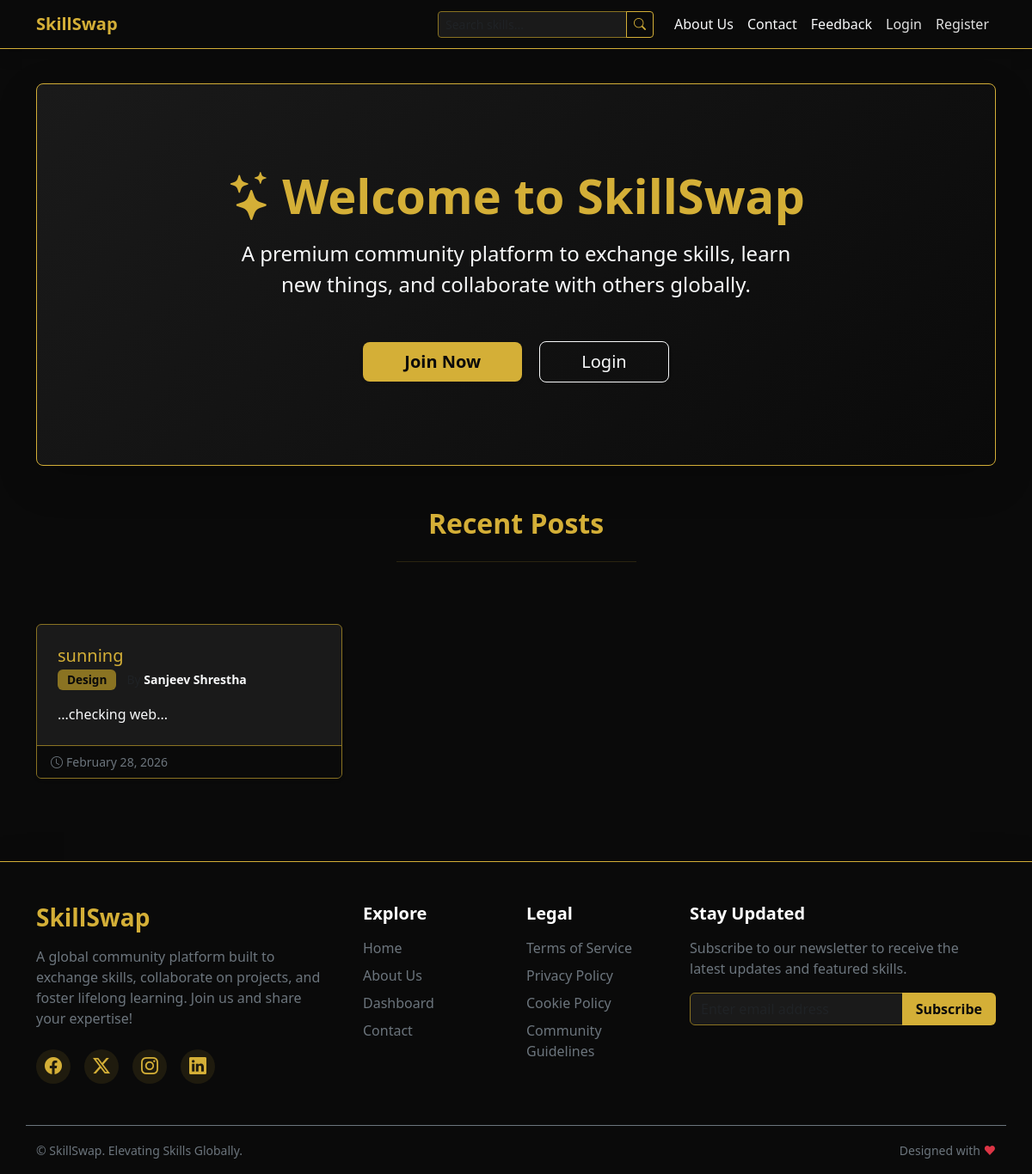
Page /home on the earlier database version.
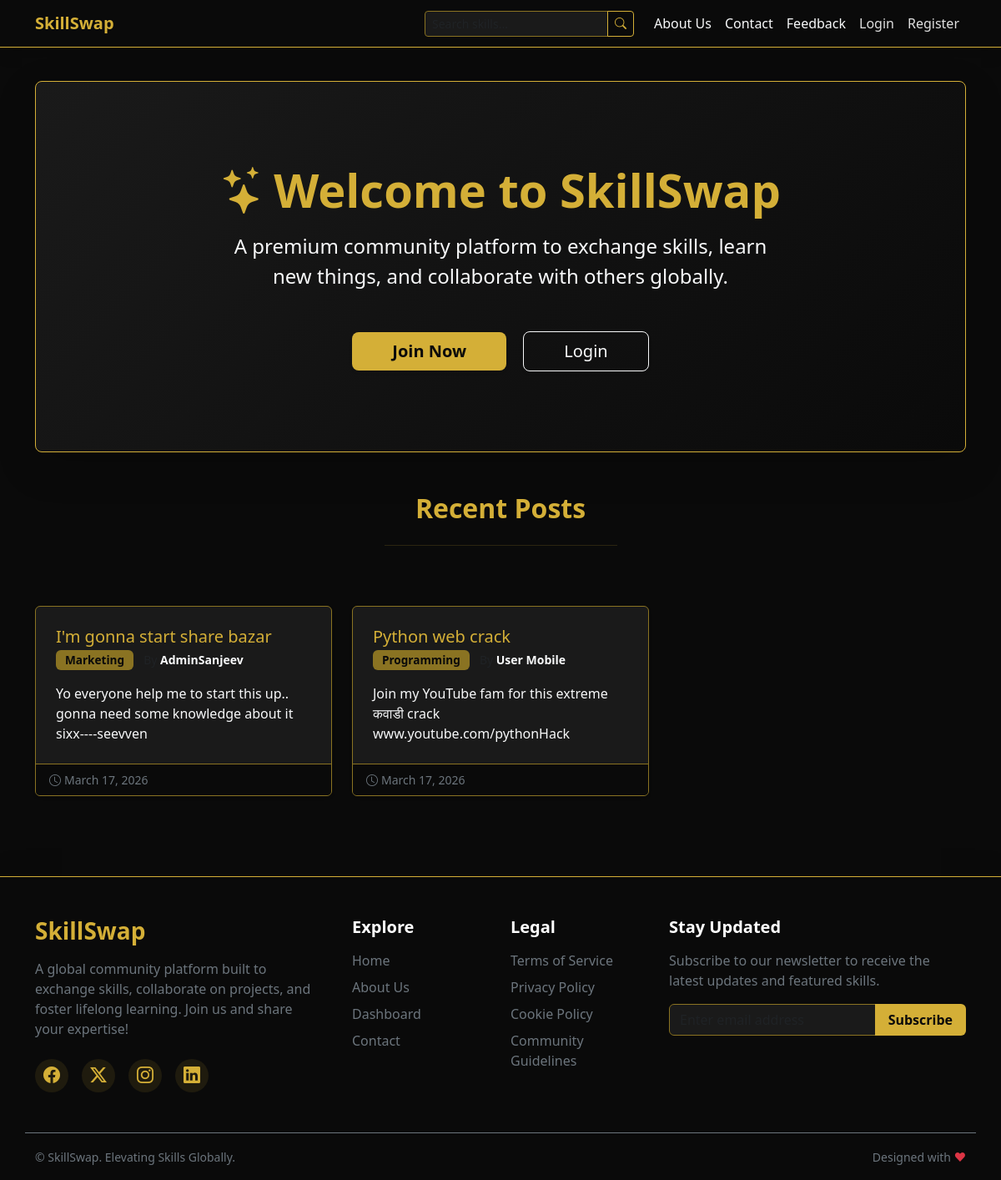
Same page on the later database version.
### models.py (models this page shows)
class Skill(db.Model):
    id = db.Column(db.Integer, primary_key=True)
    title = db.Column(db.String(100), nullable=False)
    description = db.Column(db.Text, nullable=False)
    date_posted = db.Column(db.DateTime, nullable=False, default=datetime.utcnow)
    user_id = db.Column(db.Integer, db.ForeignKey('user.id'), nullable=False)
    category_id = db.Column(db.Integer, db.ForeignKey('category.id'), nullable=False)

class Category(db.Model):
    id = db.Column(db.Integer, primary_key=True)
    name = db.Column(db.String(50), unique=True, nullable=False)
    skills = db.relationship('Skill', backref='category', lazy=True)

class User(db.Model, UserMixin):
    id = db.Column(db.Integer, primary_key=True)
    username = db.Column(db.String(20), unique=True, nullable=False)
    email = db.Column(db.String(120), unique=True, nullable=False)
    password = db.Column(db.String(60), nullable=False)
    is_admin = db.Column(db.Boolean, default=False)
    skills = db.relationship('Skill', backref='author', lazy=True)

### app.py (the view)
@app.route("/")
@app.route("/home")
def home():
    skills = Skill.query.order_by(Skill.date_posted.desc()).limit(6).all()
    return render_template('index.html', skills=skills)

### templates/index.html (shortened to what this page needs)
{% extends "base.html" %}
{% block content %}
<div class="p-5 mb-5 bg-darkest border border-gold shadow-lg rounded-3 text-center hero-section">
    <div class="container-fluid py-5">
        <h1 class="display-4 fw-bold text-gold mb-3"><i class="bi bi-stars me-2"></i>Welcome to SkillSwap</h1>
        <p class="col-md-8 mx-auto fs-4 text-light">
            A premium community platform to exchange skills, learn new things, and collaborate with others globally.
        </p>
        <div class="mt-5">
            {% if not current_user.is_authenticated %}
            <a href="{{ url_for('register') }}" class="btn btn-gold btn-lg px-5 shadow-sm fw-bold">Join Now</a>
            <a href="{{ url_for('login') }}" class="btn btn-outline-light btn-lg ms-3 px-5 shadow-sm">Login</a>
            {% else %}
            <a href="{{ url_for('new_skill') }}" class="btn btn-gold btn-lg px-4 shadow-sm fw-bold"><i
                    class="bi bi-plus-circle-fill me-2"></i>Post a Skill</a>
            <a href="{{ url_for('dashboard') }}" class="btn btn-outline-light btn-lg ms-3 px-4 shadow-sm">My
                Dashboard</a>
            {% endif %}
        </div>
    </div>
</div>
<div class="row mb-4">
    <div class="col-12 text-center">
        <h2 class="text-gold fw-bold mb-4">Recent Posts</h2>
        <hr class="border-gold-subtle mx-auto w-25 mb-5">
    </div>
</div>
<div class="row g-4 mb-5">
    {% if skills %}
    {% for skill in skills %}
    <div class="col-md-4">
        <div class="card h-100 shadow-sm skill-card border-gold-subtle bg-dark">
            <div class="card-body p-4">
                <h5 class="card-title text-gold">{{ skill.title }}</h5>
                <h6 class="card-subtitle mb-3 text-muted">
                    <span class="badge bg-secondary">{{ skill.category.name }}</span>
                    <small class="ms-2">By <span class="text-light fw-bold">{{ skill.author.username }}</span></small>
                </h6>
                <p class="card-text text-light">{{ skill.description|truncate(120) }}</p>
            </div>
            <div
                class="card-footer bg-darkest border-top border-gold-subtle d-flex justify-content-between align-items-center">
                <small class="text-secondary"><i class="bi bi-clock me-1"></i>{{ skill.date_posted.strftime('%B %d, %Y')
                    }}</small>
            </div>
        </div>
    </div>
    {% endfor %}
    {% else %}
    <div class="col-12">
        <div class="alert alert-info bg-darkest border-gold text-center text-light">
            No skills have been posted yet. Be the first to share your expertise!
        </div>
    </div>
    {% endif %}
</div>
{% endblock %}

### templates/base.html (shortened to what this page needs)
<!DOCTYPE html>
<html lang="en">
<head>
    <link href="https://cdn.jsdelivr.net/npm/bootstrap@5.3.0/dist/css/bootstrap.min.css" rel="stylesheet">
    <link rel="stylesheet" href="{{ url_for('static', filename='css/style.css') }}">
    <link rel="stylesheet" href="https://cdn.jsdelivr.net/npm/bootstrap-icons@1.11.1/font/bootstrap-icons.css">
</head>
<body>
    <nav class="navbar navbar-expand-lg navbar-dark bg-darkest border-bottom border-gold mb-4 shadow">
        <div class="container">
            <a class="navbar-brand text-gold fw-bold" href="{{ url_for('home') }}">SkillSwap</a>
            <div class="collapse navbar-collapse" id="navbarNav">
                <ul class="navbar-nav ms-auto align-items-lg-center">
                    <li class="nav-item me-lg-3 my-2 my-lg-0">
                        <form action="{{ url_for('search') }}" method="GET" class="d-flex">
                            <div class="input-group input-group-sm">
                                <input class="form-control bg-dark border-gold-subtle text-light" type="search"
                                    placeholder="Search skills..." aria-label="Search" name="q">
                                <button class="btn btn-outline-gold" type="submit"><i class="bi bi-search"></i></button>
                            </div>
                        </form>
                    </li>
                    <li class="nav-item">
                        <a class="nav-link text-light" href="{{ url_for('about') }}">About Us</a>
                    </li>
                    <li class="nav-item">
                        <a class="nav-link text-light" href="{{ url_for('contact') }}">Contact</a>
                    </li>
                    <li class="nav-item">
                        <a class="nav-link text-light" href="{{ url_for('feedback') }}">Feedback</a>
                    </li>
                    {% if current_user.is_authenticated %}
                    <li class="nav-item">
                        <a class="nav-link" href="{{ url_for('dashboard') }}">Dashboard</a>
                    </li>
                    <li class="nav-item">
                        <a class="nav-link" href="{{ url_for('new_skill') }}">Add Skill</a>
                    </li>
                    <li class="nav-item dropdown">
                        <a class="nav-link dropdown-toggle" href="#" id="navbarDropdown" role="button"
                            data-bs-toggle="dropdown" aria-expanded="false">
                            <i class="bi bi-person-fill text-gold me-1"></i>{{ current_user.username }}
                        </a>
                        <ul class="dropdown-menu dropdown-menu-end bg-dark border-gold-subtle shadow"
                            aria-labelledby="navbarDropdown">
                            {% if current_user.is_admin %}
                            <li><a class="dropdown-item text-gold fw-bold transition-hover"
                                    href="{{ url_for('admin_panel') }}"><i class="bi bi-shield-lock-fill me-2"></i>Admin
                                    Panel</a></li>
                            <li>
                                <hr class="dropdown-divider border-gold-subtle">
                            </li>
                            {% endif %}
                            <li><a class="dropdown-item text-light transition-hover"
                                    href="{{ url_for('account') }}">Profile Settings</a></li>
                            <li>
                                <hr class="dropdown-divider border-gold-subtle">
                            </li>
                            <li><a class="dropdown-item text-danger transition-hover" href="{{ url_for('logout') }}"><i
                                        class="bi bi-box-arrow-right me-2"></i>Logout</a></li>
                        </ul>
                    </li>
                    {% else %}
                    <li class="nav-item">
                        <a class="nav-link" href="{{ url_for('login') }}">Login</a>
                    </li>
                    <li class="nav-item">
                        <a class="nav-link" href="{{ url_for('register') }}">Register</a>
                    </li>
                    {% endif %}
                </ul>
            </div>
        </div>
    </nav>
    <div class="container main-content">
        {% block content %}{% endblock %}
    </div>
    <footer class="bg-darkest text-white mt-auto pt-5 pb-3 border-top border-gold shadow-lg w-100">
        <div class="container">
            <div class="row mb-5">
                <div class="col-lg-4 col-md-6 mb-4 mb-md-0">
                    <h3 class="text-gold fw-bold mb-3">SkillSwap</h3>
                    <p class="text-secondary pe-lg-4">
                        A global community platform built to exchange skills, collaborate on projects, and foster
                        lifelong learning. Join us and share your expertise!
                    </p>
                    <div class="d-flex mt-4 gap-3">
                        <a href="#" class="social-icon text-gold fs-5"><i class="bi bi-facebook"></i></a>
                        <a href="#" class="social-icon text-gold fs-5"><i class="bi bi-twitter-x"></i></a>
                        <a href="#" class="social-icon text-gold fs-5"><i class="bi bi-instagram"></i></a>
                        <a href="#" class="social-icon text-gold fs-5"><i class="bi bi-linkedin"></i></a>
                    </div>
                </div>
                <div class="col-lg-2 col-md-6 mb-4 mb-md-0">
                    <h5 class="text-white mb-3 fw-bold">Explore</h5>
                    <ul class="list-unstyled footer-links">
                        <li class="mb-2"><a href="{{ url_for('home') }}"
                                class="text-secondary text-decoration-none transition-hover">Home</a></li>
                        <li class="mb-2"><a href="{{ url_for('about') }}"
                                class="text-secondary text-decoration-none transition-hover">About Us</a></li>
                        <li class="mb-2"><a href="{{ url_for('dashboard') }}"
                                class="text-secondary text-decoration-none transition-hover">Dashboard</a></li>
                        <li class="mb-2"><a href="{{ url_for('contact') }}"
                                class="text-secondary text-decoration-none transition-hover">Contact</a></li>
                    </ul>
                </div>
                <div class="col-lg-2 col-md-6 mb-4 mb-md-0">
                    <h5 class="text-white mb-3 fw-bold">Legal</h5>
                    <ul class="list-unstyled footer-links">
                        <li class="mb-2"><a href="#" class="text-secondary text-decoration-none transition-hover">Terms
                                of Service</a></li>
                        <li class="mb-2"><a href="#"
                                class="text-secondary text-decoration-none transition-hover">Privacy Policy</a></li>
                        <li class="mb-2"><a href="#" class="text-secondary text-decoration-none transition-hover">Cookie
                                Policy</a></li>
                        <li class="mb-2"><a href="#"
                                class="text-secondary text-decoration-none transition-hover">Community Guidelines</a>
                        </li>
                    </ul>
                </div>
                <div class="col-lg-4 col-md-6">
                    <h5 class="text-white mb-3 fw-bold">Stay Updated</h5>
                    <p class="text-secondary mb-3">Subscribe to our newsletter to receive the latest updates and
                        featured skills.</p>
                    <form class="d-flex w-100 mt-2">
                        <div class="input-group">
                            <input type="email" class="form-control bg-dark border-gold-subtle text-white"
                                placeholder="Enter email address" aria-label="Email Address"
                                aria-describedby="button-addon2">
                            <button class="btn btn-gold fw-bold px-3" type="button"
                                id="button-addon2">Subscribe</button>
                        </div>
                    </form>
                </div>
            </div>
            <div class="row align-items-center pt-3 mt-3 border-top border-secondary">
                <div class="col-md-6 text-center text-md-start mb-2 mb-md-0">
                    <small class="text-secondary">&copy; SkillSwap. Elevating Skills Globally.</small>
                </div>
                <div class="col-md-6 text-center text-md-end">
                    <small class="text-secondary">Designed with <span class="text-danger">&hearts;</span></small>
                </div>
            </div>
        </div>
    </footer>
</body>
</html>

### static/css/style.css (style rules this page uses)
:root { --gold: #d4af37; --gold-subtle: #8a7322; --darkest: #0a0a0a; --dark: #1a1a1a; --light-text: #e0e0e0; }
body { display: flex; flex-direction: column; min-height: 100vh; background-color: var(--darkest); color: var(--light-text); }
h1, h2, h3, h4, h5, h6 { color: var(--gold); }
a { color: var(--gold); text-decoration: none; transition: color 0.3s ease; }
.text-gold { color: var(--gold) !important; }
.bg-darkest { background-color: var(--darkest) !important; }
.bg-dark { background-color: var(--dark) !important; }
.border-gold { border-color: var(--gold) !important; }
.border-gold-subtle { border-color: var(--gold-subtle) !important; }
.main-content { flex: 1; padding-bottom: 3rem; padding-top: 1rem; }
.btn-gold { background-color: var(--gold); color: var(--darkest); border: none; }
.btn-outline-gold { color: var(--gold); border-color: var(--gold); background-color: transparent; }
.hero-section { background: linear-gradient(135deg, var(--dark) 0%, var(--darkest) 100%); border: 1px solid var(--gold-subtle); }
.card { background-color: var(--dark); border: 1px solid var(--gold-subtle); color: var(--light-text); }
.card-title { color: var(--gold); }
.form-control, .form-select { background-color: var(--darkest); border: 1px solid var(--gold-subtle); color: var(--light-text); }
.skill-card { transition: transform 0.2s ease-in-out, box-shadow 0.2s ease-in-out; }
.badge.bg-secondary { background-color: var(--gold-subtle) !important; color: var(--darkest); font-size: 0.85em; padding: 0.4em 0.8em; }
.navbar-dark .navbar-nav .nav-link { color: var(--light-text); }
footer { border-top: 1px solid var(--gold-subtle); }
.footer-links a { position: relative; display: inline-block; }
.footer-links a::after { content: ''; position: absolute; width: 0; height: 1px; bottom: -2px; left: 0; background-color: var(--gold); transition: width 0.3s ease; }
.social-icon { display: inline-flex; align-items: center; justify-content: center; width: 40px; height: 40px; border-radius: 50%; background-color: rgba(212, 175, 55, 0.1); transition: all 0.3s ease; }

Differences in the rows shown:
removed Skill: title "sunning", category.name "Design", author.username "Sanjeev Shrestha", description "...checking web...", date_posted "February 28, 2026"
added Skill: title "I'm gonna start share bazar", category.name "Marketing", author.username "AdminSanjeev", description "Yo everyone help me to start this up.. gonna need some knowledge about it sixx----seevven", date_posted "March 17, 2026"
added Skill: title "Python web crack", category.name "Programming", author.username "User Mobile", description "Join my YouTube fam for this extreme कवाडी crack www.youtube.com/pythonHack", date_posted "March 17, 2026"
